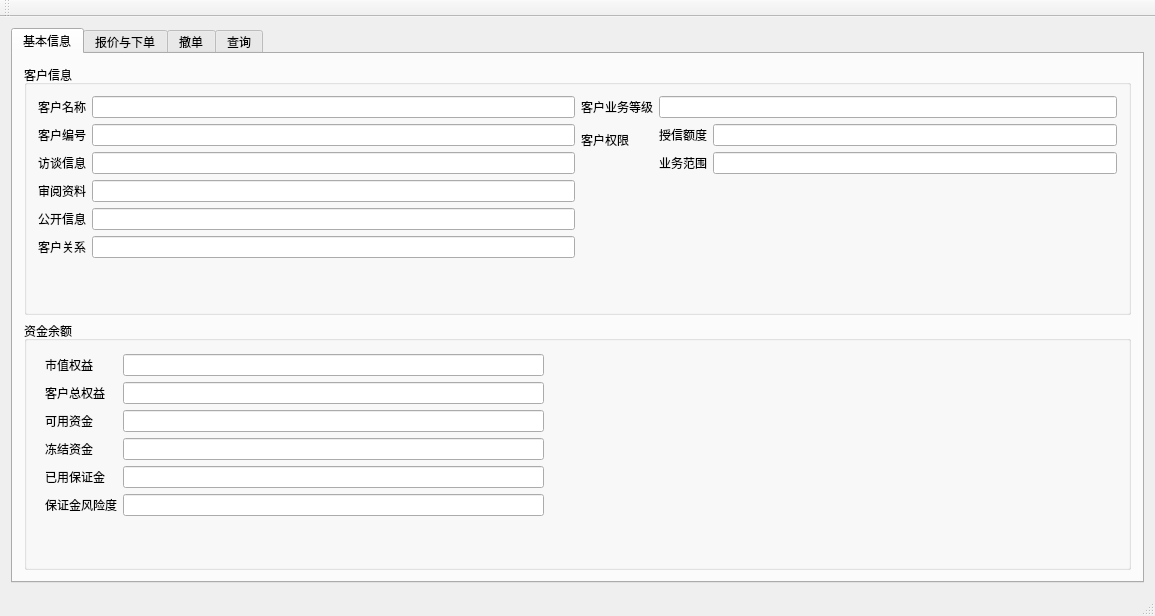
<?xml version="1.0" encoding="UTF-8"?>
<ui version="4.0">
 <class>MainWindow</class>
 <widget class="QMainWindow" name="MainWindow">
  <property name="geometry">
   <rect>
    <x>0</x>
    <y>0</y>
    <width>1155</width>
    <height>616</height>
   </rect>
  </property>
  <property name="windowTitle">
   <string>场外报价平台</string>
  </property>
  <widget class="QWidget" name="centralWidget">
   <layout class="QHBoxLayout" name="horizontalLayout">
    <item>
     <widget class="QTabWidget" name="clientTabWidget">
      <property name="currentIndex">
       <number>0</number>
      </property>
      <widget class="QWidget" name="tab">
       <attribute name="title">
        <string>基本信息</string>
       </attribute>
       <layout class="QVBoxLayout" name="verticalLayout_2">
        <item>
         <layout class="QVBoxLayout" name="verticalLayout">
          <item>
           <widget class="QGroupBox" name="groupBox">
            <property name="title">
             <string>客户信息</string>
            </property>
            <layout class="QHBoxLayout" name="horizontalLayout_3">
             <item>
              <layout class="QFormLayout" name="formLayout_4">
               <property name="fieldGrowthPolicy">
                <enum>QFormLayout::AllNonFixedFieldsGrow</enum>
               </property>
               <item row="0" column="0">
                <widget class="QLabel" name="khmcLabel_2">
                 <property name="text">
                  <string>客户名称</string>
                 </property>
                </widget>
               </item>
               <item row="1" column="0">
                <widget class="QLabel" name="clientNOLabel_2">
                 <property name="text">
                  <string>客户编号</string>
                 </property>
                </widget>
               </item>
               <item row="1" column="1">
                <widget class="QLineEdit" name="clientIDLineEdit">
                 <property name="readOnly">
                  <bool>true</bool>
                 </property>
                </widget>
               </item>
               <item row="2" column="0">
                <widget class="QLabel" name="ftxxLabel_2">
                 <property name="text">
                  <string>访谈信息</string>
                 </property>
                </widget>
               </item>
               <item row="2" column="1">
                <widget class="QLineEdit" name="interviewInfoLineEdit">
                 <property name="readOnly">
                  <bool>true</bool>
                 </property>
                </widget>
               </item>
               <item row="3" column="0">
                <widget class="QLabel" name="syzlLabel_2">
                 <property name="text">
                  <string>审阅资料</string>
                 </property>
                </widget>
               </item>
               <item row="3" column="1">
                <widget class="QLineEdit" name="reviewMaterialLineEdit">
                 <property name="readOnly">
                  <bool>true</bool>
                 </property>
                </widget>
               </item>
               <item row="4" column="0">
                <widget class="QLabel" name="gkxxLabel_2">
                 <property name="text">
                  <string>公开信息</string>
                 </property>
                </widget>
               </item>
               <item row="4" column="1">
                <widget class="QLineEdit" name="publicInfoLineEdit">
                 <property name="dragEnabled">
                  <bool>false</bool>
                 </property>
                 <property name="readOnly">
                  <bool>true</bool>
                 </property>
                </widget>
               </item>
               <item row="5" column="0">
                <widget class="QLabel" name="khgxLabel_2">
                 <property name="text">
                  <string>客户关系</string>
                 </property>
                </widget>
               </item>
               <item row="5" column="1">
                <widget class="QLineEdit" name="clientRelationshipLineEdit">
                 <property name="readOnly">
                  <bool>true</bool>
                 </property>
                </widget>
               </item>
               <item row="0" column="1">
                <widget class="QLineEdit" name="clientNameLineEdit">
                 <property name="readOnly">
                  <bool>true</bool>
                 </property>
                </widget>
               </item>
              </layout>
             </item>
             <item>
              <layout class="QFormLayout" name="formLayout_5">
               <property name="fieldGrowthPolicy">
                <enum>QFormLayout::AllNonFixedFieldsGrow</enum>
               </property>
               <item row="0" column="0">
                <widget class="QLabel" name="khywdjLabel_2">
                 <property name="text">
                  <string>客户业务等级</string>
                 </property>
                </widget>
               </item>
               <item row="1" column="0">
                <widget class="QLabel" name="khqxLabel_2">
                 <property name="text">
                  <string>客户权限</string>
                 </property>
                </widget>
               </item>
               <item row="1" column="1">
                <layout class="QFormLayout" name="formLayout_6">
                 <property name="fieldGrowthPolicy">
                  <enum>QFormLayout::AllNonFixedFieldsGrow</enum>
                 </property>
                 <item row="0" column="0">
                  <widget class="QLabel" name="sxedLabel_2">
                   <property name="text">
                    <string>授信额度</string>
                   </property>
                  </widget>
                 </item>
                 <item row="0" column="1">
                  <widget class="QLineEdit" name="entrustValueLineEdit">
                   <property name="readOnly">
                    <bool>true</bool>
                   </property>
                  </widget>
                 </item>
                 <item row="1" column="0">
                  <widget class="QLabel" name="ywfwLabel_2">
                   <property name="text">
                    <string>业务范围</string>
                   </property>
                  </widget>
                 </item>
                 <item row="1" column="1">
                  <widget class="QLineEdit" name="charteredBusinessLineEdit">
                   <property name="readOnly">
                    <bool>true</bool>
                   </property>
                  </widget>
                 </item>
                </layout>
               </item>
               <item row="0" column="1">
                <widget class="QLineEdit" name="clientLevelLineEdit">
                 <property name="readOnly">
                  <bool>true</bool>
                 </property>
                </widget>
               </item>
              </layout>
             </item>
            </layout>
           </widget>
          </item>
         </layout>
        </item>
        <item>
         <widget class="QGroupBox" name="groupBox_2">
          <property name="title">
           <string>资金余额</string>
          </property>
          <widget class="QWidget" name="formLayoutWidget">
           <property name="geometry">
            <rect>
             <x>10</x>
             <y>22</y>
             <width>521</width>
             <height>231</height>
            </rect>
           </property>
           <layout class="QFormLayout" name="formLayout">
            <property name="fieldGrowthPolicy">
             <enum>QFormLayout::AllNonFixedFieldsGrow</enum>
            </property>
            <item row="0" column="0">
             <widget class="QLabel" name="marketValueBalanceLabel">
              <property name="text">
               <string>市值权益</string>
              </property>
             </widget>
            </item>
            <item row="0" column="1">
             <widget class="QLineEdit" name="marketValueBalanceLineEdit"/>
            </item>
            <item row="1" column="0">
             <widget class="QLabel" name="totalBalanceLabel">
              <property name="text">
               <string>客户总权益</string>
              </property>
             </widget>
            </item>
            <item row="1" column="1">
             <widget class="QLineEdit" name="totalBalanceLineEdit">
              <property name="readOnly">
               <bool>true</bool>
              </property>
             </widget>
            </item>
            <item row="2" column="0">
             <widget class="QLabel" name="availableBalanceLabel">
              <property name="text">
               <string>可用资金</string>
              </property>
             </widget>
            </item>
            <item row="2" column="1">
             <widget class="QLineEdit" name="availableBalanceLineEdit">
              <property name="readOnly">
               <bool>true</bool>
              </property>
             </widget>
            </item>
            <item row="4" column="0">
             <widget class="QLabel" name="occupiedMarginLabel">
              <property name="text">
               <string>已用保证金</string>
              </property>
             </widget>
            </item>
            <item row="4" column="1">
             <widget class="QLineEdit" name="occupiedMarginLineEdit">
              <property name="readOnly">
               <bool>true</bool>
              </property>
             </widget>
            </item>
            <item row="5" column="0">
             <widget class="QLabel" name="marginRiskLabel">
              <property name="text">
               <string>保证金风险度</string>
              </property>
             </widget>
            </item>
            <item row="5" column="1">
             <widget class="QLineEdit" name="marginRiskLineEdit">
              <property name="readOnly">
               <bool>true</bool>
              </property>
             </widget>
            </item>
            <item row="3" column="0">
             <widget class="QLabel" name="frozenBalanceLabel">
              <property name="text">
               <string>冻结资金</string>
              </property>
             </widget>
            </item>
            <item row="3" column="1">
             <widget class="QLineEdit" name="frozenBalanceLineEdit"/>
            </item>
           </layout>
          </widget>
         </widget>
        </item>
       </layout>
      </widget>
      <widget class="QWidget" name="tab_2">
       <attribute name="title">
        <string>报价与下单</string>
       </attribute>
       <layout class="QVBoxLayout" name="verticalLayout_5">
        <item>
         <widget class="QTableWidget" name="qouteTableWidget">
          <property name="sizeAdjustPolicy">
           <enum>QAbstractScrollArea::AdjustIgnored</enum>
          </property>
          <property name="editTriggers">
           <set>QAbstractItemView::NoEditTriggers</set>
          </property>
          <property name="selectionBehavior">
           <enum>QAbstractItemView::SelectRows</enum>
          </property>
          <attribute name="horizontalHeaderDefaultSectionSize">
           <number>177</number>
          </attribute>
          <column>
           <property name="text">
            <string>合约代码</string>
           </property>
          </column>
          <column>
           <property name="text">
            <string>买价</string>
           </property>
          </column>
          <column>
           <property name="text">
            <string>可用买量</string>
           </property>
          </column>
          <column>
           <property name="text">
            <string>卖价</string>
           </property>
          </column>
          <column>
           <property name="text">
            <string>可用卖量</string>
           </property>
          </column>
         </widget>
        </item>
        <item>
         <layout class="QHBoxLayout" name="horizontalLayout_2">
          <item>
           <spacer name="horizontalSpacer_3">
            <property name="orientation">
             <enum>Qt::Horizontal</enum>
            </property>
            <property name="sizeHint" stdset="0">
             <size>
              <width>40</width>
              <height>20</height>
             </size>
            </property>
           </spacer>
          </item>
          <item>
           <widget class="QPushButton" name="placeOrderPushButton">
            <property name="text">
             <string>委托下单</string>
            </property>
           </widget>
          </item>
         </layout>
        </item>
       </layout>
      </widget>
      <widget class="QWidget" name="cancelOrderTab">
       <attribute name="title">
        <string>撤单</string>
       </attribute>
      </widget>
      <widget class="QWidget" name="tab_4">
       <attribute name="title">
        <string>查询</string>
       </attribute>
       <layout class="QVBoxLayout" name="verticalLayout_6">
        <item>
         <widget class="QTabWidget" name="TabWidget">
          <property name="tabPosition">
           <enum>QTabWidget::West</enum>
          </property>
          <property name="currentIndex">
           <number>0</number>
          </property>
          <widget class="QWidget" name="tab_7">
           <attribute name="title">
            <string>持仓</string>
           </attribute>
           <layout class="QVBoxLayout" name="verticalLayout_7">
            <item>
             <layout class="QHBoxLayout" name="horizontalLayout_6">
              <item>
               <widget class="QPushButton" name="positionRefreshPushButton">
                <property name="text">
                 <string>刷新</string>
                </property>
               </widget>
              </item>
              <item>
               <widget class="QLabel" name="label_3">
                <property name="text">
                 <string>Delta:</string>
                </property>
               </widget>
              </item>
              <item>
               <widget class="QLabel" name="deltaLabel">
                <property name="text">
                 <string>TextLabel</string>
                </property>
               </widget>
              </item>
              <item>
               <spacer name="horizontalSpacer_7">
                <property name="orientation">
                 <enum>Qt::Horizontal</enum>
                </property>
                <property name="sizeHint" stdset="0">
                 <size>
                  <width>40</width>
                  <height>20</height>
                 </size>
                </property>
               </spacer>
              </item>
              <item>
               <widget class="QLabel" name="label_5">
                <property name="text">
                 <string>Gamma:</string>
                </property>
               </widget>
              </item>
              <item>
               <widget class="QLabel" name="gammaLabel">
                <property name="text">
                 <string>TextLabel</string>
                </property>
               </widget>
              </item>
              <item>
               <spacer name="horizontalSpacer_8">
                <property name="orientation">
                 <enum>Qt::Horizontal</enum>
                </property>
                <property name="sizeHint" stdset="0">
                 <size>
                  <width>40</width>
                  <height>20</height>
                 </size>
                </property>
               </spacer>
              </item>
              <item>
               <widget class="QLabel" name="label_7">
                <property name="text">
                 <string>Theta:</string>
                </property>
               </widget>
              </item>
              <item>
               <widget class="QLabel" name="thetaLabel">
                <property name="text">
                 <string>TextLabel</string>
                </property>
               </widget>
              </item>
              <item>
               <spacer name="horizontalSpacer_9">
                <property name="orientation">
                 <enum>Qt::Horizontal</enum>
                </property>
                <property name="sizeHint" stdset="0">
                 <size>
                  <width>40</width>
                  <height>20</height>
                 </size>
                </property>
               </spacer>
              </item>
              <item>
               <widget class="QLabel" name="label_9">
                <property name="text">
                 <string>Vega:</string>
                </property>
               </widget>
              </item>
              <item>
               <widget class="QLabel" name="vegaLabel">
                <property name="text">
                 <string>TextLabel</string>
                </property>
               </widget>
              </item>
              <item>
               <spacer name="horizontalSpacer_2">
                <property name="orientation">
                 <enum>Qt::Horizontal</enum>
                </property>
                <property name="sizeHint" stdset="0">
                 <size>
                  <width>40</width>
                  <height>20</height>
                 </size>
                </property>
               </spacer>
              </item>
             </layout>
            </item>
            <item>
             <widget class="QTableWidget" name="positionTableWidget">
              <property name="editTriggers">
               <set>QAbstractItemView::NoEditTriggers</set>
              </property>
              <property name="selectionBehavior">
               <enum>QAbstractItemView::SelectRows</enum>
              </property>
              <attribute name="horizontalHeaderDefaultSectionSize">
               <number>128</number>
              </attribute>
              <column>
               <property name="text">
                <string>合约代码</string>
               </property>
              </column>
              <column>
               <property name="text">
                <string>持仓数量</string>
               </property>
              </column>
              <column>
               <property name="text">
                <string>可用数量</string>
               </property>
              </column>
              <column>
               <property name="text">
                <string>冻结数量</string>
               </property>
              </column>
              <column>
               <property name="text">
                <string>持仓成本</string>
               </property>
              </column>
              <column>
               <property name="text">
                <string>浮动盈亏</string>
               </property>
              </column>
              <column>
               <property name="text">
                <string>持仓方向</string>
               </property>
              </column>
              <column>
               <property name="text">
                <string>平仓价格</string>
               </property>
              </column>
              <column>
               <property name="text">
                <string>占用保证金</string>
               </property>
              </column>
              <column>
               <property name="text">
                <string>持仓标的平均价格</string>
               </property>
              </column>
             </widget>
            </item>
           </layout>
          </widget>
          <widget class="QWidget" name="tab_6">
           <attribute name="title">
            <string>当日委托</string>
           </attribute>
           <layout class="QVBoxLayout" name="verticalLayout_10">
            <item>
             <layout class="QHBoxLayout" name="horizontalLayout_8">
              <item>
               <widget class="QPushButton" name="intraDayOrderQueryPushButton">
                <property name="text">
                 <string>查询</string>
                </property>
               </widget>
              </item>
              <item>
               <spacer name="horizontalSpacer_6">
                <property name="orientation">
                 <enum>Qt::Horizontal</enum>
                </property>
                <property name="sizeHint" stdset="0">
                 <size>
                  <width>40</width>
                  <height>20</height>
                 </size>
                </property>
               </spacer>
              </item>
             </layout>
            </item>
            <item>
             <widget class="QTableWidget" name="intraDayOrderTableWidget">
              <property name="editTriggers">
               <set>QAbstractItemView::NoEditTriggers</set>
              </property>
              <attribute name="horizontalHeaderDefaultSectionSize">
               <number>128</number>
              </attribute>
              <column>
               <property name="text">
                <string>委托编号</string>
               </property>
              </column>
              <column>
               <property name="text">
                <string>合约代码</string>
               </property>
              </column>
              <column>
               <property name="text">
                <string>委托价格</string>
               </property>
              </column>
              <column>
               <property name="text">
                <string>委托数量</string>
               </property>
              </column>
              <column>
               <property name="text">
                <string>买卖方向</string>
               </property>
              </column>
              <column>
               <property name="text">
                <string>开平方向</string>
               </property>
              </column>
              <column>
               <property name="text">
                <string>成交时间</string>
               </property>
              </column>
              <column>
               <property name="text">
                <string>委托状态</string>
               </property>
              </column>
             </widget>
            </item>
           </layout>
          </widget>
          <widget class="QWidget" name="tab_8">
           <attribute name="title">
            <string>历史委托</string>
           </attribute>
           <layout class="QVBoxLayout" name="verticalLayout_9">
            <item>
             <layout class="QHBoxLayout" name="horizontalLayout_5">
              <item>
               <widget class="QLabel" name="label_2">
                <property name="text">
                 <string>开始日期： </string>
                </property>
               </widget>
              </item>
              <item>
               <widget class="QDateEdit" name="histOrderStartDateEdit">
                <property name="dateTime">
                 <datetime>
                  <hour>0</hour>
                  <minute>0</minute>
                  <second>0</second>
                  <year>2000</year>
                  <month>1</month>
                  <day>1</day>
                 </datetime>
                </property>
                <property name="calendarPopup">
                 <bool>true</bool>
                </property>
                <property name="timeSpec">
                 <enum>Qt::LocalTime</enum>
                </property>
               </widget>
              </item>
              <item>
               <widget class="QLabel" name="endTimeLabel_2">
                <property name="text">
                 <string>结束日期： </string>
                </property>
               </widget>
              </item>
              <item>
               <widget class="QDateEdit" name="histOrderEndDateEdit">
                <property name="accelerated">
                 <bool>false</bool>
                </property>
                <property name="currentSection">
                 <enum>QDateTimeEdit::YearSection</enum>
                </property>
                <property name="calendarPopup">
                 <bool>true</bool>
                </property>
               </widget>
              </item>
              <item>
               <widget class="QPushButton" name="histOrderQueryPushButton">
                <property name="text">
                 <string>查询</string>
                </property>
               </widget>
              </item>
              <item>
               <spacer name="horizontalSpacer_5">
                <property name="orientation">
                 <enum>Qt::Horizontal</enum>
                </property>
                <property name="sizeHint" stdset="0">
                 <size>
                  <width>40</width>
                  <height>20</height>
                 </size>
                </property>
               </spacer>
              </item>
             </layout>
            </item>
            <item>
             <widget class="QTableWidget" name="histOrderTableWidget">
              <property name="editTriggers">
               <set>QAbstractItemView::NoEditTriggers</set>
              </property>
              <attribute name="horizontalHeaderDefaultSectionSize">
               <number>128</number>
              </attribute>
              <column>
               <property name="text">
                <string>委托编号</string>
               </property>
              </column>
              <column>
               <property name="text">
                <string>合约代码</string>
               </property>
              </column>
              <column>
               <property name="text">
                <string>委托价格</string>
               </property>
              </column>
              <column>
               <property name="text">
                <string>委托数量</string>
               </property>
              </column>
              <column>
               <property name="text">
                <string>买卖方向</string>
               </property>
              </column>
              <column>
               <property name="text">
                <string>开平方向</string>
               </property>
              </column>
              <column>
               <property name="text">
                <string>成交时间</string>
               </property>
              </column>
              <column>
               <property name="text">
                <string>委托状态</string>
               </property>
              </column>
             </widget>
            </item>
           </layout>
          </widget>
          <widget class="QWidget" name="tab_9">
           <attribute name="title">
            <string>当日成交</string>
           </attribute>
           <layout class="QVBoxLayout" name="verticalLayout_4">
            <item>
             <layout class="QHBoxLayout" name="horizontalLayout_4">
              <item>
               <widget class="QPushButton" name="intraDayTransactionQueryPushButton">
                <property name="text">
                 <string>查询</string>
                </property>
               </widget>
              </item>
              <item>
               <spacer name="horizontalSpacer_4">
                <property name="orientation">
                 <enum>Qt::Horizontal</enum>
                </property>
                <property name="sizeHint" stdset="0">
                 <size>
                  <width>40</width>
                  <height>20</height>
                 </size>
                </property>
               </spacer>
              </item>
             </layout>
            </item>
            <item>
             <widget class="QTableWidget" name="intraDayTransactionTableWidget">
              <property name="editTriggers">
               <set>QAbstractItemView::NoEditTriggers</set>
              </property>
              <attribute name="horizontalHeaderDefaultSectionSize">
               <number>128</number>
              </attribute>
              <column>
               <property name="text">
                <string>委托编号</string>
               </property>
              </column>
              <column>
               <property name="text">
                <string>合约代码</string>
               </property>
              </column>
              <column>
               <property name="text">
                <string>成交价格</string>
               </property>
              </column>
              <column>
               <property name="text">
                <string>成交数量</string>
               </property>
              </column>
              <column>
               <property name="text">
                <string>买卖方向</string>
               </property>
              </column>
              <column>
               <property name="text">
                <string>开平方向</string>
               </property>
              </column>
              <column>
               <property name="text">
                <string>成交时间</string>
               </property>
              </column>
              <column>
               <property name="text">
                <string>成交标的价格</string>
               </property>
              </column>
             </widget>
            </item>
           </layout>
          </widget>
          <widget class="QWidget" name="tab_5">
           <attribute name="title">
            <string>历史成交</string>
           </attribute>
           <layout class="QVBoxLayout" name="verticalLayout_3">
            <item>
             <layout class="QHBoxLayout" name="horizontalLayout_7">
              <item>
               <widget class="QLabel" name="label">
                <property name="text">
                 <string>开始日期： </string>
                </property>
               </widget>
              </item>
              <item>
               <widget class="QDateEdit" name="histTransactionStartDateEdit">
                <property name="dateTime">
                 <datetime>
                  <hour>0</hour>
                  <minute>0</minute>
                  <second>0</second>
                  <year>2000</year>
                  <month>1</month>
                  <day>1</day>
                 </datetime>
                </property>
                <property name="calendarPopup">
                 <bool>true</bool>
                </property>
                <property name="timeSpec">
                 <enum>Qt::LocalTime</enum>
                </property>
               </widget>
              </item>
              <item>
               <widget class="QLabel" name="endTimeLabel">
                <property name="text">
                 <string>结束日期： </string>
                </property>
               </widget>
              </item>
              <item>
               <widget class="QDateEdit" name="histTransactionEndDateEdit">
                <property name="accelerated">
                 <bool>false</bool>
                </property>
                <property name="currentSection">
                 <enum>QDateTimeEdit::YearSection</enum>
                </property>
                <property name="calendarPopup">
                 <bool>true</bool>
                </property>
               </widget>
              </item>
              <item>
               <widget class="QPushButton" name="histTransactionQueryPushButton">
                <property name="text">
                 <string>查询</string>
                </property>
               </widget>
              </item>
              <item>
               <spacer name="horizontalSpacer">
                <property name="orientation">
                 <enum>Qt::Horizontal</enum>
                </property>
                <property name="sizeType">
                 <enum>QSizePolicy::Fixed</enum>
                </property>
                <property name="sizeHint" stdset="0">
                 <size>
                  <width>600</width>
                  <height>0</height>
                 </size>
                </property>
               </spacer>
              </item>
             </layout>
            </item>
            <item>
             <widget class="QTableWidget" name="histTransactionTableWidget">
              <property name="editTriggers">
               <set>QAbstractItemView::NoEditTriggers</set>
              </property>
              <attribute name="horizontalHeaderDefaultSectionSize">
               <number>128</number>
              </attribute>
              <column>
               <property name="text">
                <string>委托编号</string>
               </property>
              </column>
              <column>
               <property name="text">
                <string>合约代码</string>
               </property>
              </column>
              <column>
               <property name="text">
                <string>成交价格</string>
               </property>
              </column>
              <column>
               <property name="text">
                <string>成交数量</string>
               </property>
              </column>
              <column>
               <property name="text">
                <string>买卖方向</string>
               </property>
              </column>
              <column>
               <property name="text">
                <string>开平方向</string>
               </property>
              </column>
              <column>
               <property name="text">
                <string>成交时间</string>
               </property>
              </column>
              <column>
               <property name="text">
                <string>成交标的价格</string>
               </property>
              </column>
             </widget>
            </item>
           </layout>
          </widget>
         </widget>
        </item>
       </layout>
      </widget>
     </widget>
    </item>
   </layout>
  </widget>
  <widget class="QMenuBar" name="menuBar">
   <property name="geometry">
    <rect>
     <x>0</x>
     <y>0</y>
     <width>1155</width>
     <height>28</height>
    </rect>
   </property>
  </widget>
  <widget class="QToolBar" name="mainToolBar">
   <attribute name="toolBarArea">
    <enum>TopToolBarArea</enum>
   </attribute>
   <attribute name="toolBarBreak">
    <bool>false</bool>
   </attribute>
  </widget>
  <widget class="QStatusBar" name="statusBar"/>
 </widget>
 <layoutdefault spacing="6" margin="11"/>
 <resources/>
 <connections/>
</ui>
